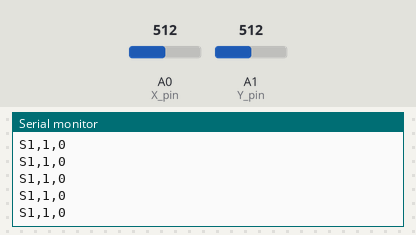
Simulated run of this sketch. Board: Arduino Uno, built with avr-gcc and run on an emulated ATmega328P. On the bench: the last lines printed to the serial monitor. The inputs (shaded band) are chosen by the test bench; at power-on: A0 (X_pin) = 512, A1 (Y_pin) = 512.

Above: at 1.2 s.
1.3 s: A0 (X_pin) set to 1010
At 1.36 s:
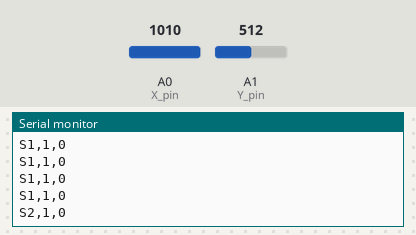
2.8 s: A1 (Y_pin) set to 1010
At 2.82 s:
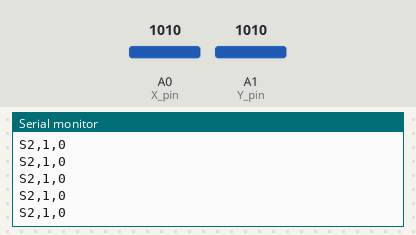
4.3 s: A0 (X_pin) set to 990
At 4.31 s:
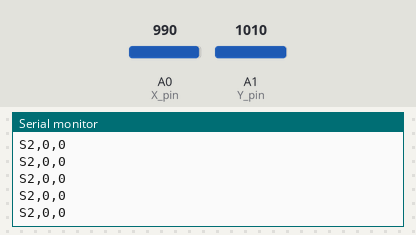
5.8 s: A1 (Y_pin) set to 0
At 5.81 s:
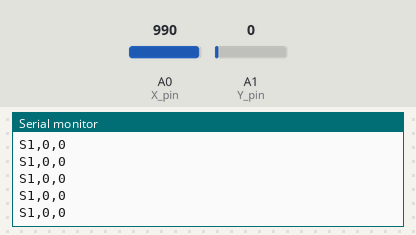
Timing chart, 0 to 8.3 s (numbered marks = the images above; inputs shaded):
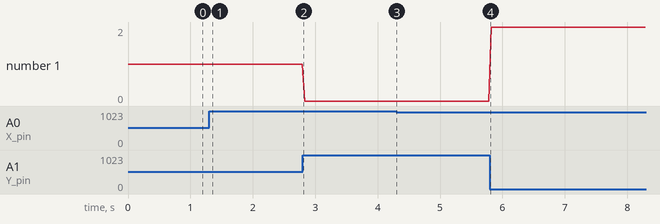

The sketch:

Joystick.ino
```cpp
const int JoyStick_pin = 8; //plug Joystick 'Button' into pin 8
const int X_pin = A0;       //plug joystick X direction into pin A0
const int Y_pin = A1;       //plug joystick Y direction into pin A1
int xc;
int yc;
int JSButton;

void setup() {
  for (int i = 0; i < 2; i++) {
    pinMode(JoyStick_pin, INPUT);
  }

  Serial.begin(115200);
}

void loop() {
  int x = analogRead(X_pin);  //read x direction value and -517 to bring back to around 0
  int y = analogRead(Y_pin);  //read y direction value and -512 to bring back to around 0

  if (x < 10) {         //joystick has off set of +/-8 so this negates that
    xc = 0;             //turn analogue value into integer. 0, 1 or 2 depending on state
  } else if (x > 1000) {
    xc = 2;
  } else {
    xc = 1;
  }

  if (y > 1000) {
    yc = 0;
  } else if (y < 10) {
    yc = 2;
  } else {
    yc = 1;
  }

  Serial.print("S");  //start printing the data, format is Sxc,yc,buttonStates > S1,1,0
  Serial.print(xc);
  Serial.print(",");
  Serial.print(yc);
  Serial.print(",");
  Serial.println("0");

  delay(40);

}
```

Measured:
- after the input at 1.3 s, the serial monitor: prints a new line at once (image 1)
